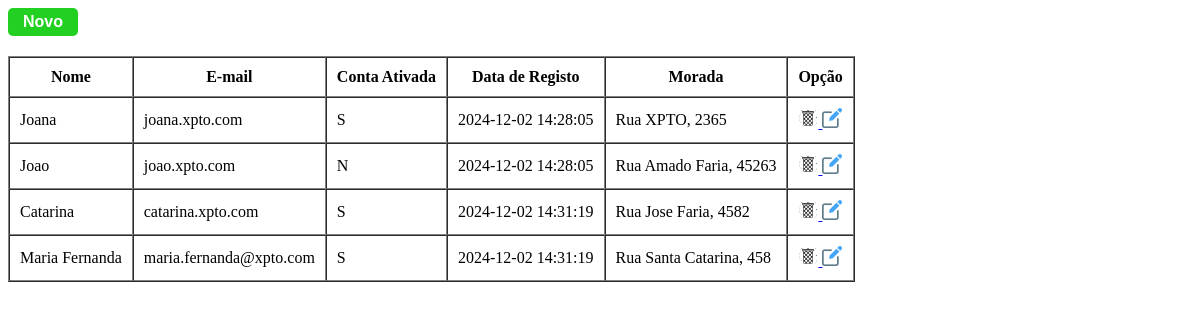
Screenshot of /listar-clientes.php with the database file from the repository.
### tables this page shows
CREATE TABLE `clientes` (
  `ID` int(11) NOT NULL,
  `foto` varchar(20) DEFAULT NULL,
  `nome` varchar(30) DEFAULT NULL,
  `email` varchar(100) DEFAULT NULL,
  `pw` varchar(64) DEFAULT NULL,
  `conta_ativada` tinyint(1) DEFAULT NULL,
  `tipo` enum('admin','utilizador','moderador') DEFAULT NULL,
  `data_registo` timestamp NOT NULL DEFAULT current_timestamp(),
  `morada` tinytext DEFAULT NULL
);

### listar-clientes.php (the view, shortened to what this page needs)
<?php
include 'configs.php';
?>
<!DOCTYPE html>
<html lang="pt-PT">
<head>
    <link rel="stylesheet" href="assets/css/styles.css">
</head>
<body>
    <a href="registar.php" class="btn">Novo</a>
    <table border=1 cellpadding=10 cellspacing=0>
        <tr>
            <th>Nome</th>
            <th>E-mail</th>
            <th>Conta Ativada</th>
            <th>Data de Registo</th>
            <th>Morada</th>
            <th>Opção</th>
        </tr>
        <?php
        $sql = 'SELECT ID, nome, email, conta_ativada, data_registo, morada FROM clientes';
        $result = $conn->query($sql);
        while ($row = $result->fetch_assoc()) {
            $contaAtivada = $row['conta_ativada'] == 1 ? "S" : "N";
        ?>
            <tr>
                <td><?= $row['nome'] ?></td>
                <td><?= $row['email'] ?></td>
                <td><?= $contaAtivada ?></td>
                <td><?= $row['data_registo'] ?></td>
                <td><?= $row['morada'] ?></td>
                <td>
                    <a href="actions.php?act=eliminar_cliente&ID=<?= $row['ID']?>">
                        <img src="imgs/delete.png" alt="Eliminar" height="20">
                        <img src="imgs/edit.png" alt="" height="20">
                    </a>
                </td>
            </tr>
        <?php
        }
        ?>
    </table>
</body>
</html>

### assets/css/styles.css (style rules this page uses)
.btn { background-color: #22d022; padding: 5px 15px; display: inline-block; margin-bottom: 20px; border-radius: 5px; color: white; font-weight: bold; text-decoration: none; font-family: Arial, Sans-serif, Henvetica; }

### rows the page displays
clientes: nome "Joana", email "joana.xpto.com", conta_ativada "S", data_registo "2024-12-02 14:28:05", morada "Rua XPTO, 2365"
clientes: nome "Joao", email "joao.xpto.com", conta_ativada "N", data_registo "2024-12-02 14:28:05", morada "Rua Amado Faria, 45263"
clientes: nome "Catarina", email "catarina.xpto.com", conta_ativada "S", data_registo "2024-12-02 14:31:19", morada "Rua Jose Faria, 4582"
clientes: nome "Maria Fernanda", email "maria.fernanda@xpto.com", conta_ativada "S", data_registo "2024-12-02 14:31:19", morada "Rua Santa Catarina, 458"
